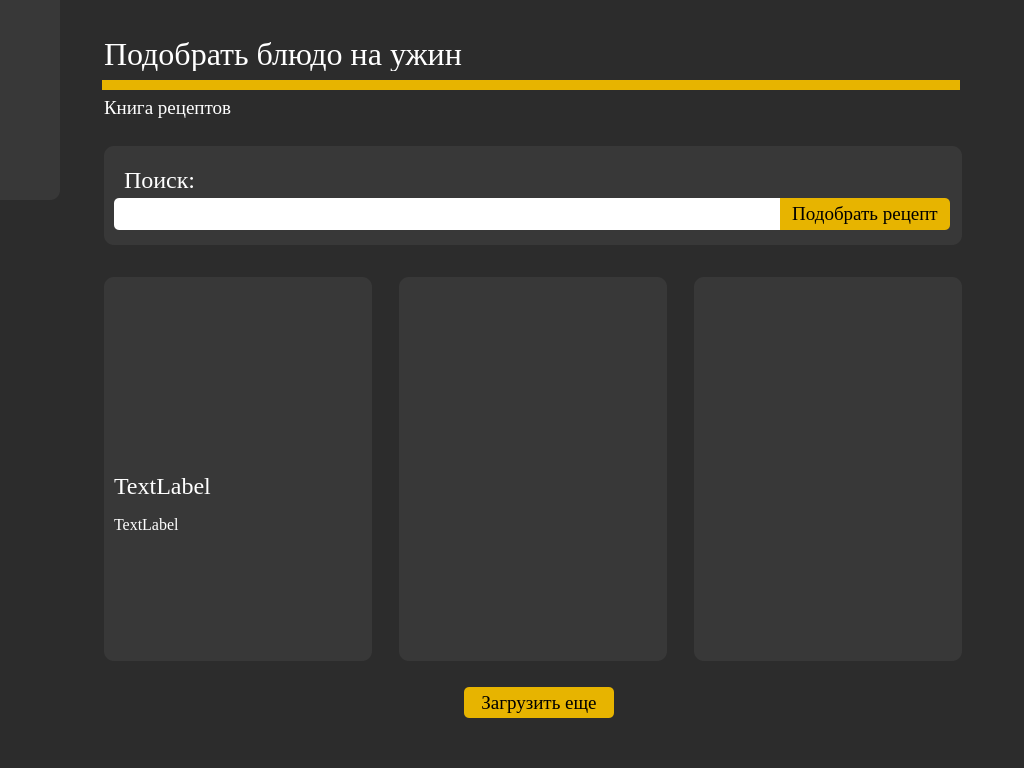
<?xml version="1.0" encoding="UTF-8"?>
<ui version="4.0">
 <class>WhatsEat</class>
 <widget class="QMainWindow" name="WhatsEat">
  <property name="geometry">
   <rect>
    <x>0</x>
    <y>0</y>
    <width>1024</width>
    <height>768</height>
   </rect>
  </property>
  <property name="sizePolicy">
   <sizepolicy hsizetype="Preferred" vsizetype="Preferred">
    <horstretch>0</horstretch>
    <verstretch>0</verstretch>
   </sizepolicy>
  </property>
  <property name="minimumSize">
   <size>
    <width>1024</width>
    <height>768</height>
   </size>
  </property>
  <property name="maximumSize">
   <size>
    <width>1024</width>
    <height>768</height>
   </size>
  </property>
  <property name="windowTitle">
   <string>WhatsEat</string>
  </property>
  <property name="styleSheet">
   <string notr="true">background-color: rgb(44, 44, 44);</string>
  </property>
  <widget class="QWidget" name="centralwidget">
   <property name="minimumSize">
    <size>
     <width>1024</width>
     <height>768</height>
    </size>
   </property>
   <property name="maximumSize">
    <size>
     <width>1024</width>
     <height>768</height>
    </size>
   </property>
   <widget class="QWidget" name="menu_bar" native="true">
    <property name="geometry">
     <rect>
      <x>0</x>
      <y>0</y>
      <width>60</width>
      <height>200</height>
     </rect>
    </property>
    <property name="styleSheet">
     <string notr="true">background-color: rgb(56, 56, 56);
border-bottom-right-radius: 10px;</string>
    </property>
    <widget class="QPushButton" name="menu_search">
     <property name="geometry">
      <rect>
       <x>5</x>
       <y>11</y>
       <width>50</width>
       <height>50</height>
      </rect>
     </property>
     <property name="text">
      <string/>
     </property>
     <property name="icon">
      <iconset resource="../img/menu_images.qrc">
       <normaloff>:/menu/menu_search.png</normaloff>:/menu/menu_search.png</iconset>
     </property>
     <property name="iconSize">
      <size>
       <width>50</width>
       <height>50</height>
      </size>
     </property>
     <property name="checkable">
      <bool>false</bool>
     </property>
    </widget>
    <widget class="QPushButton" name="menu_login">
     <property name="geometry">
      <rect>
       <x>5</x>
       <y>76</y>
       <width>50</width>
       <height>50</height>
      </rect>
     </property>
     <property name="text">
      <string/>
     </property>
     <property name="icon">
      <iconset resource="../img/menu_images.qrc">
       <normaloff>:/menu/menu_profile.png</normaloff>:/menu/menu_profile.png</iconset>
     </property>
     <property name="iconSize">
      <size>
       <width>50</width>
       <height>50</height>
      </size>
     </property>
    </widget>
    <widget class="QPushButton" name="menu_help">
     <property name="geometry">
      <rect>
       <x>5</x>
       <y>141</y>
       <width>50</width>
       <height>50</height>
      </rect>
     </property>
     <property name="text">
      <string/>
     </property>
     <property name="icon">
      <iconset resource="../img/menu_images.qrc">
       <normaloff>:/menu/menu_help.png</normaloff>:/menu/menu_help.png</iconset>
     </property>
     <property name="iconSize">
      <size>
       <width>50</width>
       <height>50</height>
      </size>
     </property>
    </widget>
   </widget>
   <widget class="QWidget" name="header" native="true">
    <property name="geometry">
     <rect>
      <x>94</x>
      <y>36</y>
      <width>868</width>
      <height>89</height>
     </rect>
    </property>
    <widget class="QLabel" name="header_name">
     <property name="geometry">
      <rect>
       <x>10</x>
       <y>0</y>
       <width>811</width>
       <height>35</height>
      </rect>
     </property>
     <property name="font">
      <font>
       <family>Times New Roman</family>
       <pointsize>24</pointsize>
      </font>
     </property>
     <property name="styleSheet">
      <string notr="true">color: rgb(255, 255, 255);</string>
     </property>
     <property name="text">
      <string>Подобрать блюдо на ужин</string>
     </property>
     <property name="alignment">
      <set>Qt::AlignLeading|Qt::AlignLeft|Qt::AlignTop</set>
     </property>
    </widget>
    <widget class="QLabel" name="line">
     <property name="geometry">
      <rect>
       <x>8</x>
       <y>44</y>
       <width>858</width>
       <height>10</height>
      </rect>
     </property>
     <property name="styleSheet">
      <string notr="true">background-color: rgb(231, 180, 0);</string>
     </property>
     <property name="text">
      <string/>
     </property>
    </widget>
    <widget class="QLabel" name="catalog">
     <property name="geometry">
      <rect>
       <x>10</x>
       <y>62</y>
       <width>171</width>
       <height>20</height>
      </rect>
     </property>
     <property name="font">
      <font>
       <family>Times New Roman</family>
       <pointsize>14</pointsize>
      </font>
     </property>
     <property name="styleSheet">
      <string notr="true">color: rgb(255, 255, 255);</string>
     </property>
     <property name="text">
      <string>Книга рецептов</string>
     </property>
    </widget>
   </widget>
   <widget class="QWidget" name="content_area" native="true">
    <property name="geometry">
     <rect>
      <x>99</x>
      <y>141</y>
      <width>868</width>
      <height>583</height>
     </rect>
    </property>
    <property name="styleSheet">
     <string notr="true"/>
    </property>
    <widget class="QWidget" name="search_panel" native="true">
     <property name="geometry">
      <rect>
       <x>5</x>
       <y>5</y>
       <width>858</width>
       <height>99</height>
      </rect>
     </property>
     <property name="minimumSize">
      <size>
       <width>858</width>
       <height>99</height>
      </size>
     </property>
     <property name="maximumSize">
      <size>
       <width>858</width>
       <height>99</height>
      </size>
     </property>
     <property name="styleSheet">
      <string notr="true">border-radius: 10px;
background-color: rgb(56, 56, 56);</string>
     </property>
     <widget class="QLabel" name="label">
      <property name="geometry">
       <rect>
        <x>20</x>
        <y>22</y>
        <width>100</width>
        <height>24</height>
       </rect>
      </property>
      <property name="font">
       <font>
        <family>Times New Roman</family>
        <pointsize>18</pointsize>
        <weight>50</weight>
        <italic>false</italic>
        <bold>false</bold>
       </font>
      </property>
      <property name="styleSheet">
       <string notr="true">color: rgb(255, 255, 255);
font: 18pt &quot;Times New Roman&quot;;</string>
      </property>
      <property name="text">
       <string>Поиск:</string>
      </property>
     </widget>
     <widget class="QLineEdit" name="lineEdit">
      <property name="geometry">
       <rect>
        <x>10</x>
        <y>52</y>
        <width>667</width>
        <height>32</height>
       </rect>
      </property>
      <property name="styleSheet">
       <string notr="true">background-color: rgb(255, 255, 255);
border-top-left-radius: 5px;
border-bottom-left-radius: 5px;
border-top-right-radius: 0;
border-bottom-right-radius: 0;</string>
      </property>
     </widget>
     <widget class="QPushButton" name="search_recipes">
      <property name="geometry">
       <rect>
        <x>676</x>
        <y>52</y>
        <width>170</width>
        <height>32</height>
       </rect>
      </property>
      <property name="font">
       <font>
        <family>Times New Roman</family>
        <pointsize>14</pointsize>
        <weight>50</weight>
        <bold>false</bold>
       </font>
      </property>
      <property name="styleSheet">
       <string notr="true">background-color: rgb(231, 180, 0);
border-radius:5px;
border-top-left-radius: 0;
border-bottom-left-radius: 0;</string>
      </property>
      <property name="text">
       <string>Подобрать рецепт</string>
      </property>
     </widget>
    </widget>
    <widget class="QWidget" name="list_recipes" native="true">
     <property name="geometry">
      <rect>
       <x>5</x>
       <y>136</y>
       <width>858</width>
       <height>447</height>
      </rect>
     </property>
     <widget class="QWidget" name="recipe" native="true">
      <property name="geometry">
       <rect>
        <x>0</x>
        <y>0</y>
        <width>268</width>
        <height>384</height>
       </rect>
      </property>
      <property name="styleSheet">
       <string notr="true">background-color: rgb(56, 56, 56);
border-radius: 10px;</string>
      </property>
      <widget class="QLabel" name="recipe_image">
       <property name="geometry">
        <rect>
         <x>10</x>
         <y>11</y>
         <width>248</width>
         <height>170</height>
        </rect>
       </property>
       <property name="text">
        <string/>
       </property>
       <property name="pixmap">
        <pixmap resource="../img/menu_images.qrc">:/preview_image/image-recipe.png</pixmap>
       </property>
       <property name="scaledContents">
        <bool>true</bool>
       </property>
      </widget>
      <widget class="QLabel" name="recipe_name">
       <property name="geometry">
        <rect>
         <x>10</x>
         <y>197</y>
         <width>248</width>
         <height>24</height>
        </rect>
       </property>
       <property name="font">
        <font>
         <family>Times New Roman</family>
         <pointsize>18</pointsize>
        </font>
       </property>
       <property name="styleSheet">
        <string notr="true">color: rgb(255, 255, 255);</string>
       </property>
       <property name="text">
        <string>TextLabel</string>
       </property>
      </widget>
      <widget class="QLabel" name="recipe_des">
       <property name="geometry">
        <rect>
         <x>10</x>
         <y>238</y>
         <width>248</width>
         <height>140</height>
        </rect>
       </property>
       <property name="font">
        <font>
         <family>Times New Roman</family>
         <pointsize>12</pointsize>
        </font>
       </property>
       <property name="styleSheet">
        <string notr="true">color: rgb(255, 255, 255);</string>
       </property>
       <property name="text">
        <string>TextLabel</string>
       </property>
       <property name="alignment">
        <set>Qt::AlignLeading|Qt::AlignLeft|Qt::AlignTop</set>
       </property>
      </widget>
     </widget>
     <widget class="QWidget" name="recipe_2" native="true">
      <property name="geometry">
       <rect>
        <x>295</x>
        <y>0</y>
        <width>268</width>
        <height>384</height>
       </rect>
      </property>
      <property name="styleSheet">
       <string notr="true">background-color: rgb(56, 56, 56);
border-radius: 10px;</string>
      </property>
     </widget>
     <widget class="QWidget" name="recipe_3" native="true">
      <property name="geometry">
       <rect>
        <x>590</x>
        <y>0</y>
        <width>268</width>
        <height>384</height>
       </rect>
      </property>
      <property name="styleSheet">
       <string notr="true">background-color: rgb(56, 56, 56);
border-radius: 10px;</string>
      </property>
     </widget>
     <widget class="QPushButton" name="load_more">
      <property name="geometry">
       <rect>
        <x>360</x>
        <y>410</y>
        <width>150</width>
        <height>31</height>
       </rect>
      </property>
      <property name="font">
       <font>
        <family>Times New Roman</family>
        <pointsize>14</pointsize>
       </font>
      </property>
      <property name="styleSheet">
       <string notr="true">background-color: rgb(231, 180, 0);
border-radius: 5px;</string>
      </property>
      <property name="text">
       <string>Загрузить еще</string>
      </property>
     </widget>
    </widget>
   </widget>
  </widget>
 </widget>
 <resources>
  <include location="../img/menu_images.qrc"/>
 </resources>
 <connections/>
</ui>
